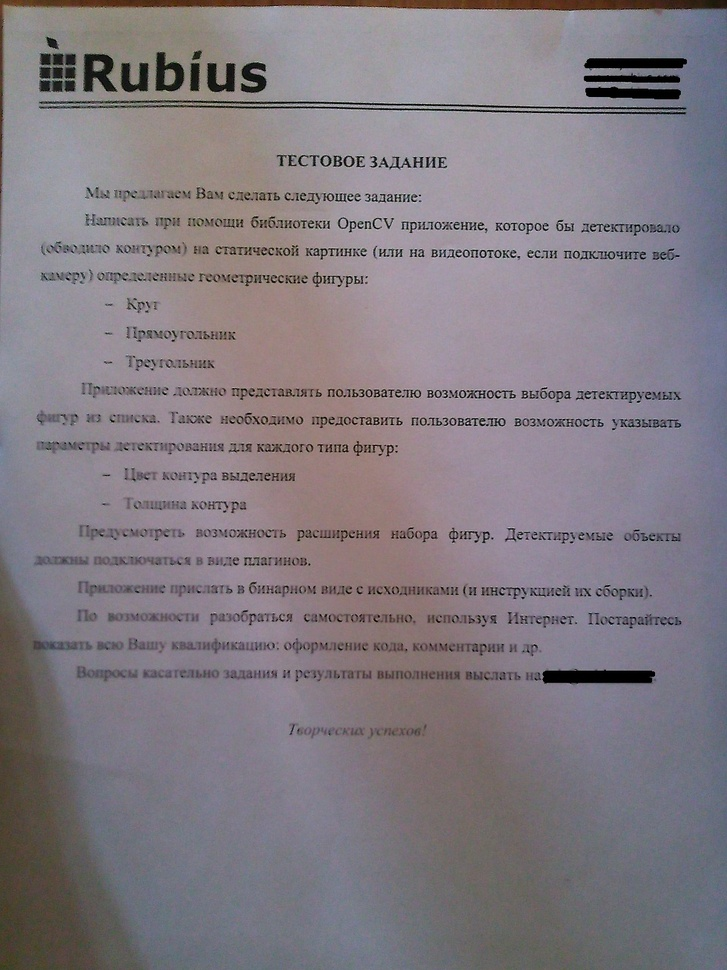
//> input picture task.jpg, 727 x 970 px, shrunk from 960 x 1280 before the run
$ ./houghlines ../task.jpg   (built with g++ and OpenCV 4)
//> lines starting //> are read from the running program, lines starting //| are printed output that depends on the picture; after the words box and inside, x2 and y2 are one past the last pixel; in counts of white or black regions, pixels touching at a corner belong together
/*
https://github.com/Itseez/opencv/blob/master/samples/cpp/houghlines.cpp
*/
#include "opencv2/imgcodecs.hpp"
#include "opencv2/highgui/highgui.hpp"
#include "opencv2/imgproc/imgproc.hpp"

#include <iostream>

using namespace cv;
using namespace std;

static void help()
{
    cout << "\nThis program demonstrates line finding with the Hough transform.\n"
            "Usage:\n"
            "./houghlines <image_name>, Default is ../data/pic1.png\n" << endl;
}

int main(int argc, char** argv)
{
    const char* filename = argc >= 2 ? argv[1] : "../data/pic1.png";

    Mat src = imread(filename, 0);
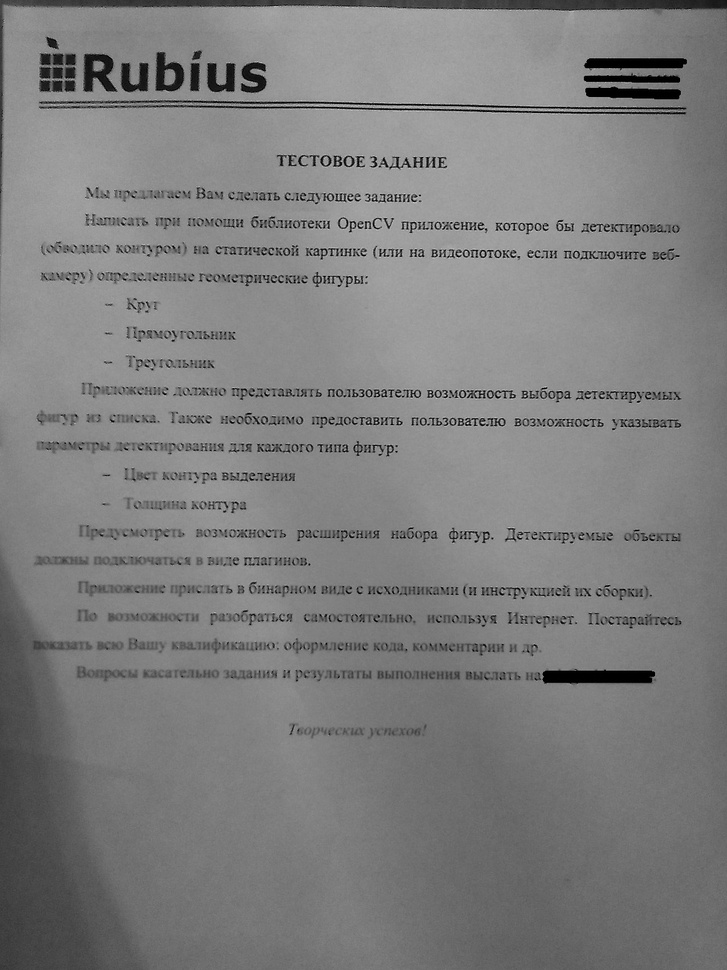
//> src: 970 rows x 727 cols, CV_8UC1; min 0, max 222, mean 125.8
    if(src.empty())
    {
        help();
        cout << "can not open " << filename << endl;
        return -1;
    }

    Mat dst, cdst;
    Canny(src, dst, 50, 200, 3);
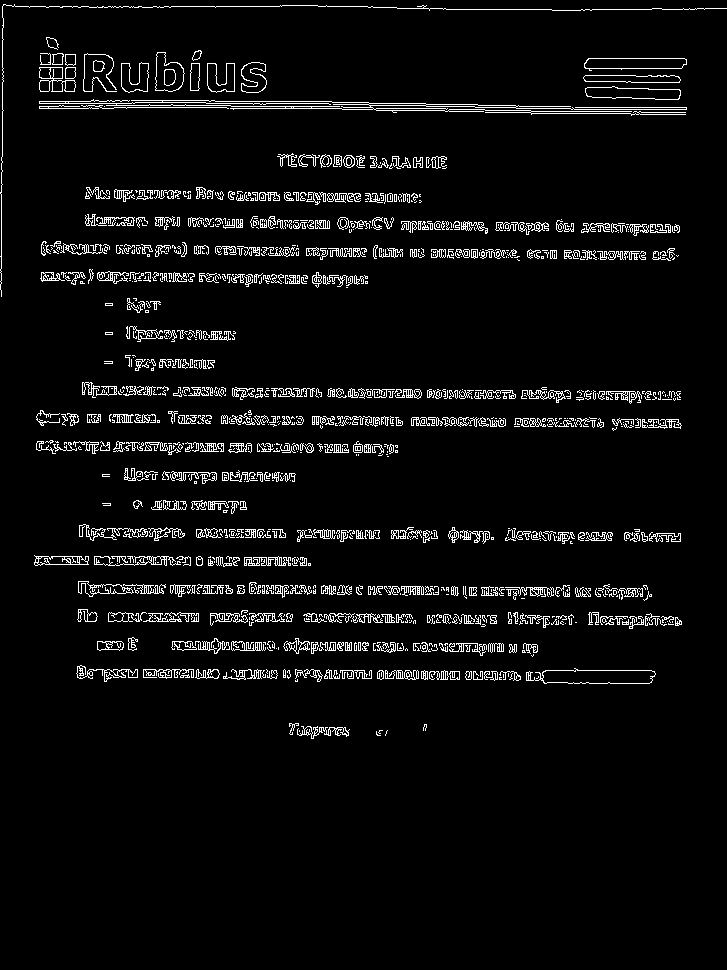
//> dst: 970 rows x 727 cols, CV_8UC1; 4.8% white in thin lines or dots, all inside (x1, y1, x2, y2) = (0, 4, 727, 739)
    cvtColor(dst, cdst, COLOR_GRAY2BGR);

#if 0
    vector<Vec2f> lines;
    HoughLines(dst, lines, 1, CV_PI/180, 100, 0, 0 );
    for( size_t i = 0; i < lines.size(); i++ )
    {
        float rho = lines[i][0], theta = lines[i][1];
        Point pt1, pt2;
        double a = cos(theta), b = sin(theta);
        double x0 = a*rho, y0 = b*rho;
        pt1.x = cvRound(x0 + 1000*(-b));
        pt1.y = cvRound(y0 + 1000*(a));
        pt2.x = cvRound(x0 - 1000*(-b));
        pt2.y = cvRound(y0 - 1000*(a));
        line( cdst, pt1, pt2, Scalar(0,0,255), 3, CV_AA);
    }
#else
    vector<Vec4i> lines;
    HoughLinesP(dst, lines, 1, CV_PI/180, 50, 50, 10 );
//> lines = 296 lines (x1, y1, x2, y2), first 8: [171, 104, 293, 106], [610, 109, 666, 109], [393, 110, 483, 111], [42, 243, 674, 254], [516, 108, 573, 108], [82, 386, 262, 389], [411, 419, 489, 419], [114, 107, 226, 107]
    for( size_t i = 0; i < lines.size(); i++ )
    {
        Vec4i l = lines[i];
        line( cdst, Point(l[0], l[1]), Point(l[2], l[3]), Scalar(0,0,255), 3, LINE_AA);
    }
//> this loop made 296 passes
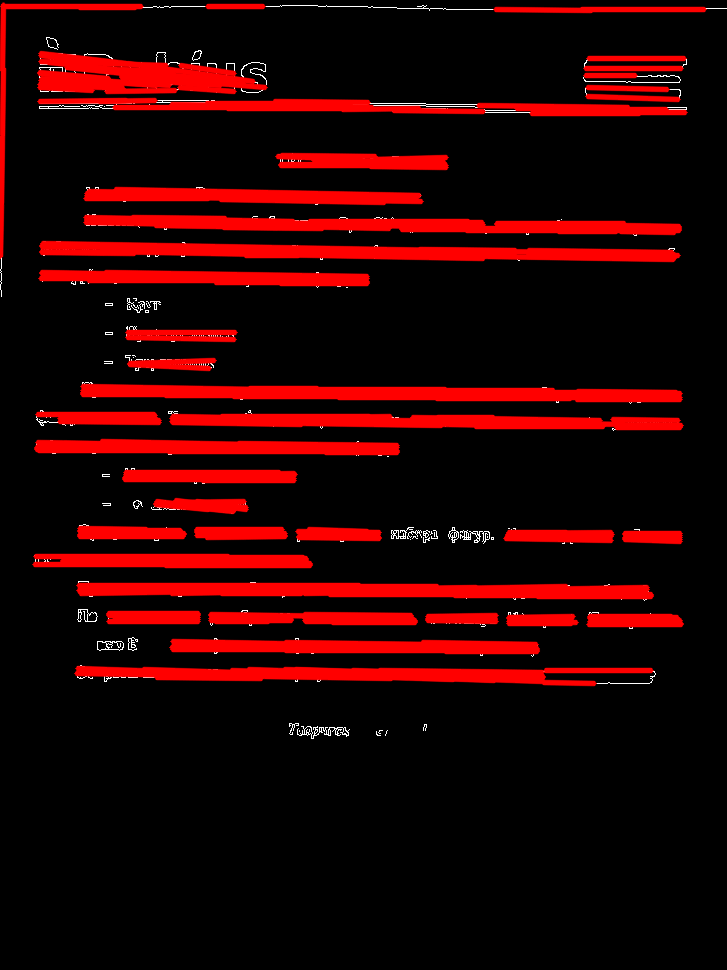
//> cdst: 970 rows x 727 cols, CV_8UC3; mean B, G, R 1.3, 1.3, 39.1
#endif
    imshow("source", src);
    imshow("detected lines", cdst);

    waitKey();

    return 0;
}
